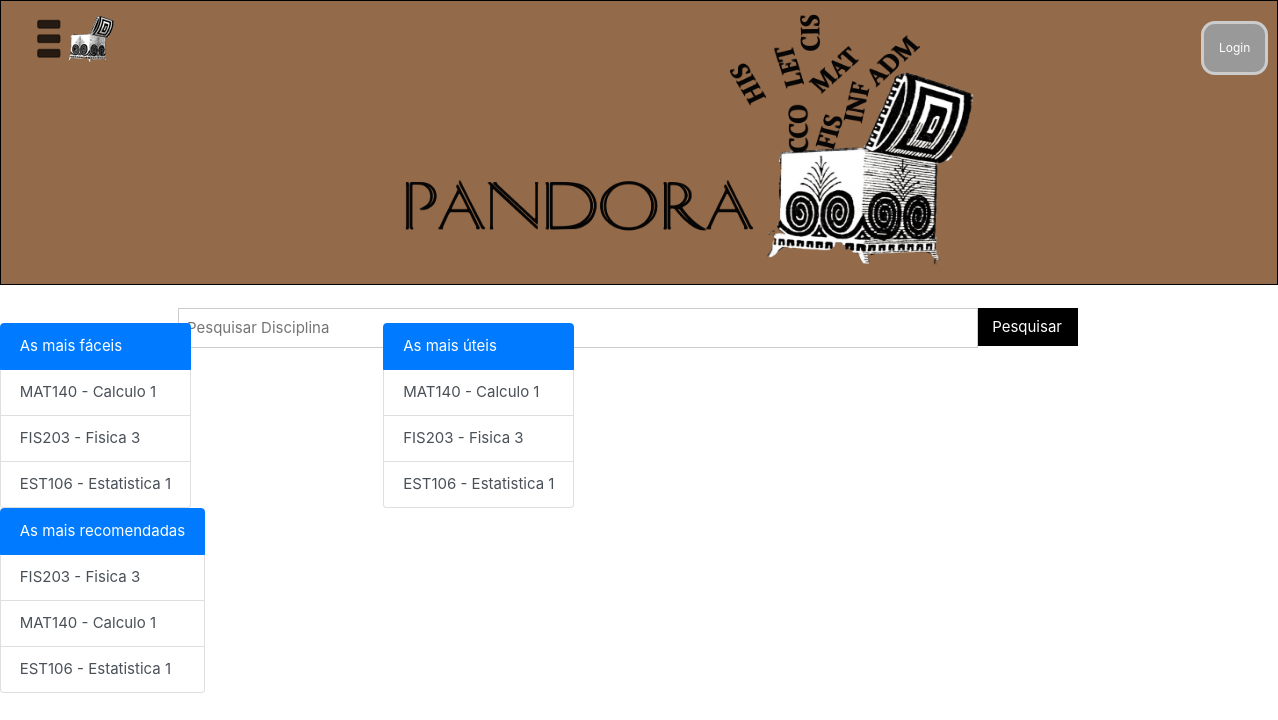
Before: / with the older database file.
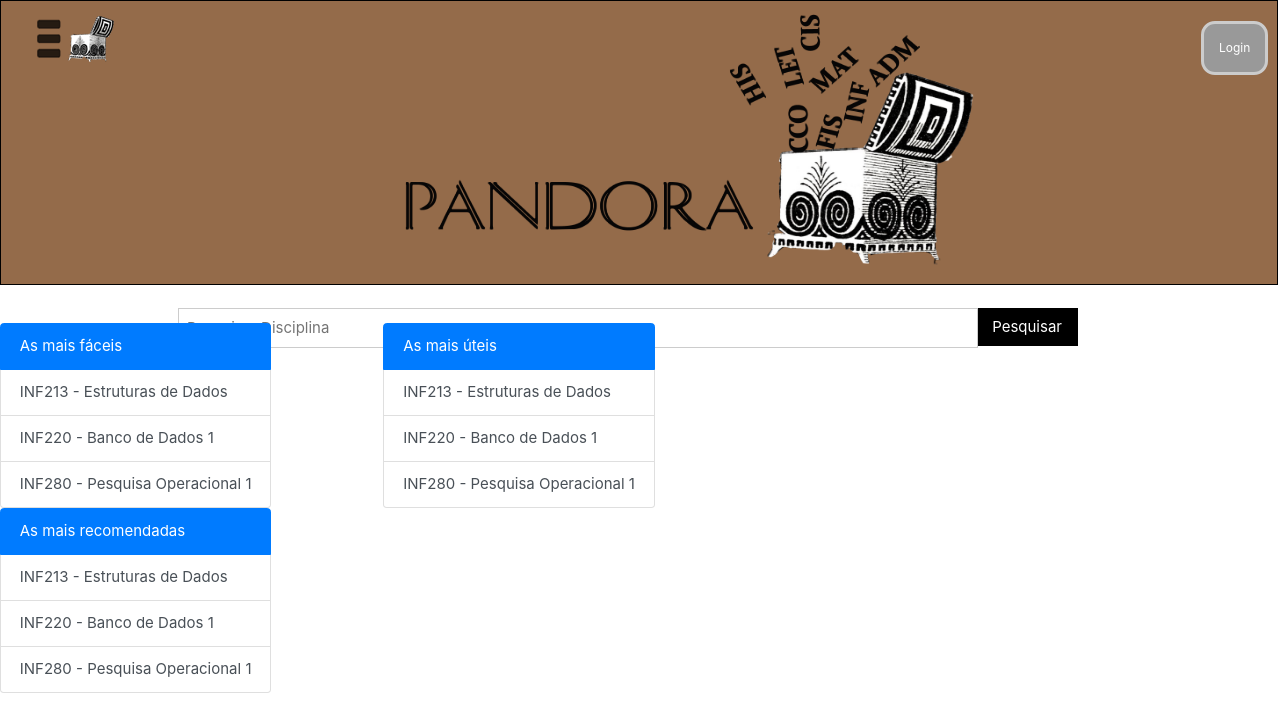
After: the same page with the newer database file.
### tables this page shows
CREATE TABLE IF NOT EXISTS `disciplina` (
  `Codigo` varchar(10) NOT NULL,
  `Nome` varchar(100) NOT NULL,
  `Departamento` varchar(10) NOT NULL,
  `RecomendacaoP` int(11) NOT NULL,
  `RecomendacaoN` int(11) NOT NULL,
  `TotalDeAvaliacoes` int(11) NOT NULL,
  `SomaNotaUtilidade` int(11) NOT NULL,
  `SomaNotaFacilidade` int(11) NOT NULL,
  PRIMARY KEY (`Codigo`),
  KEY `dep_fk` (`Departamento`)
);

### index.php (the view, shortened to what this page needs)
<?php
	$host = "localhost";
	$user = "root";
	$senha = "";
	$banco = "pandora";
	$conexao = mysqli_connect($host, $user, $senha, $banco) or die(mysqli_error());
	mysqli_select_db($conexao, $banco);
	$faceis = "SELECT * FROM `disciplina` ORDER BY `SomaNotaFacilidade` DESC";
	$result2= mysqli_query($conexao,$faceis);
	$uteis = "SELECT * FROM `disciplina` ORDER BY `SomaNotaUtilidade` DESC";
	$result3= mysqli_query($conexao,$uteis);
	$recomendadas = "SELECT * FROM `disciplina` ORDER BY `RecomendacaoP` DESC";
	$result4= mysqli_query($conexao,$recomendadas);
?>
<DOCTYPE html>
<html>
<head>
    <link rel="stylesheet" href="style.css">
    <link href="css/style.css" rel="stylesheet">
    <link rel="stylesheet" href="https://cdnjs.cloudflare.com/ajax/libs/font-awesome/4.7.0/css/font-awesome.min.css">
    <link rel="stylesheet" href="https://maxcdn.bootstrapcdn.com/bootstrap/4.0.0/css/bootstrap.min.css">
</head>
<body>
<div style="width:all;height:285px;border:1px solid #000; background-color:#946b4a;z-index:150;">
	<label id="icone" for="check"><img src="imagemMenu.png"></label>
	<a href="index.php"> <img src="logo.png"  style=" width:600px; height:300px; position:absolute; left:30%;"> </img> </a>
		<?php
		if(!isset($_SESSION["usuario"]) ){
			?> <a href="login.php"><button class = "botao1" style= "position:relative; left:1200px; top :20px;" > Login </button ></a> <?php
		}
	?>
</div>
	<center>
		<br>
		<form method="post" action="PesquisaDisciplina.php" >
			<input class="w3-bar-item w3-button w3-hide-small w3-right w3-hover-white w3-black" style=" position:absolute; right:200px;" type="submit" name="pesquisa" value="Pesquisar"/>
			<input class="w3-input w3-right w3-border" style=" position:absolute; right:300px; width:800px;" type="text" placeholder="Pesquisar Disciplina" required type ="text" list="datalist1"  name="discipl"/>
	</center>
    <div class = "tresTab">
    <div class = "tab1">
        <div class="container">
        <div class="row">
            <div class="col-x5-1"
                <div class="list-group">
                    <a href="#" class="list-group-item list-group-item-action active">
                        As mais fáceis
                    </a>
                    <?php
                        $i=0;
                        while($row2 = mysqli_fetch_array($result2) and $i<3){
                             ?>
                            <a href="#" class="list-group-item list-group-item-action">
                            <?php echo "$row2[0] - $row2[1]"; $i++; }?> </a>
                </div>
            </div>
        </div>
    </div>
    <div class = "tab2">
    <div class="container">
        <div class="row">
            <div class="col-x5-3"
                <div class="list-group">
                    <a href="#" class="list-group-item list-group-item-action active">
                        As mais úteis
                    </a>
                    <?php
                        $i2=0;
                        while($row3 = mysqli_fetch_array($result3) and $i2 < 3){
                             ?>
                            <a href="#" class="list-group-item list-group-item-action">
                            <?php echo "$row3[0] - $row3[1]";; $i2++; }?> </a>
                </div>
            </div>
    </div>
    </div>
    <div class = "tab3">
    <div class="container">
        <div class="row">
            <div class="col-x5-3"
                <div class="list-group">
                    <a href="#" class="list-group-item list-group-item-action active">
                        As mais recomendadas
                    </a>
                    <?php
                        $i3=0;
                        while($row4 = mysqli_fetch_array($result4) and $i3 < 3){
                             ?>
                            <a href="#" class="list-group-item list-group-item-action">
                            <?php echo "$row4[0] - $row4[1]"; $i3++; }?> </a>
                </div>
            </div>
        </div>
    </div>
</div>
</body>
</html>

### style.css (style rules this page uses)
html { box-sizing:border-box }
*,*:before,*:after { box-sizing:inherit }
html { -ms-text-size-adjust:100%;-webkit-text-size-adjust:100% }
body { margin:0 }
a { background-color:transparent;-webkit-text-decoration-skip:objects }
img { border-style:none }
button,input,select,textarea { font:inherit;margin:0 }
button,input { overflow:visible }
button,select { text-transform:none }
button,html [type=button],[type=reset],[type=submit] { -webkit-appearance:button }
html,body { font-family:Verdana,sans-serif;font-size:15px;line-height:1.5 }
html { overflow-x:hidden }
img { margin-bottom:-5px }
a { color:inherit }
.w3-btn,.w3-button { border:none;display:inline-block;outline:0;padding:8px 16px;vertical-align:middle;overflow:hidden;text-decoration:none;color:inherit;background-color:inherit;text-align:center;cursor:pointer;white-space:nowrap }
.w3-btn,.w3-button { -webkit-touch-callout:none;-webkit-user-select:none;-khtml-user-select:none;-moz-user-select:none;-ms-user-select:none;user-select:none }
.w3-right { float:right!important }
.w3-black,.w3-hover-black:hover { color:#fff!important;background-color:#000!important }
.w3-input { padding:8px;display:block;border:none;border-bottom:1px solid #ccc;width:100% }
.w3-border { border:1px solid #ccc!important }

### css/style.css (style rules this page uses)
body { background-color:#000000; }
#icone { transition:all .2s linear; cursor:pointer; padding :15px; position:absolute; z-index:1; }
.tab1 { float: left; width: 30%; }
.tab2 { float: left; width: 60%; }
.tab3 { float: left; width: 80%; }
.botao1 { background-color: #999999; border: solid; border-color: #CCCCCC; color:white; padding: 15px; text-align: center; text-decoration: none; font-size: 12px; border-radius: 14px; }
body,h1,h2,h3,h4,h5,h6,.w3-wide { font-family: "Montserrat", sans-serif; color: black; }
body { background-color: #cccccc; }

Changed rows visible on the page:
no longer on this page (row edited): disciplina: Codigo "MAT140", Nome "Calculo 1"
removed disciplina: Codigo "FIS203", Nome "Fisica 3"
removed disciplina: Codigo "EST106", Nome "Estatistica 1"
added disciplina: Codigo "INF213", Nome "Estruturas de Dados"
now on this page (row edited): disciplina: Codigo "INF220", Nome "Banco de Dados 1"
now on this page (row edited): disciplina: Codigo "INF280", Nome "Pesquisa Operacional 1"
